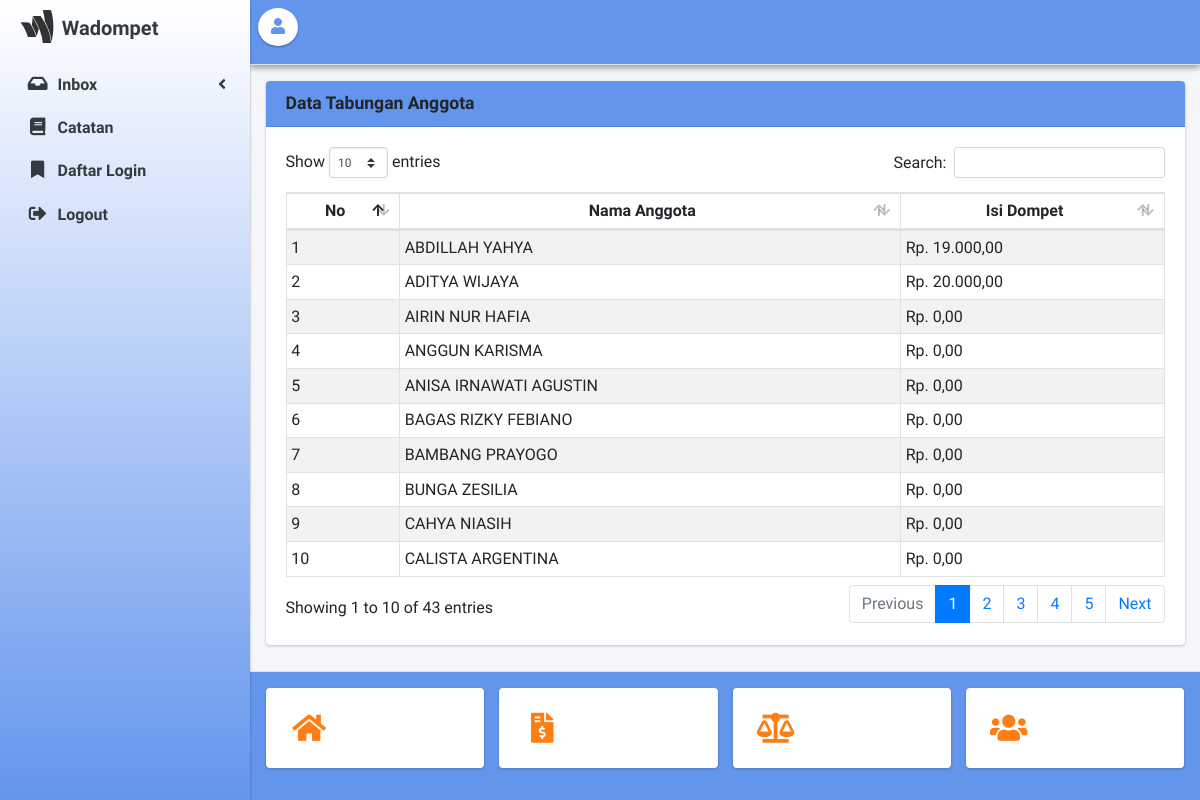
The page /admin.php?page=tabungan (signed in) on the database as committed earlier.
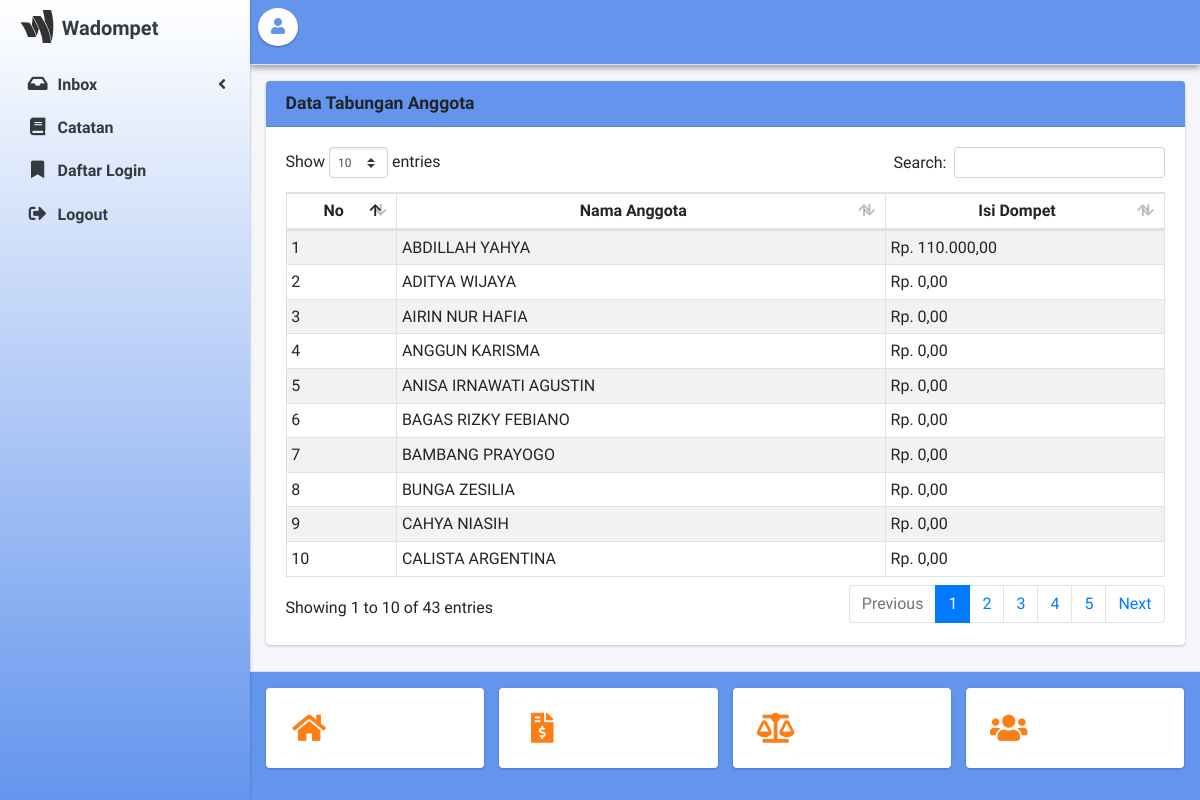
The same page on the database as committed later.
### tables this page shows
CREATE TABLE `dompet_user` (
  `id_dompet` int(10) NOT NULL,
  `id_user` int(10) NOT NULL,
  `isi_dompet` int(10) NOT NULL
);

CREATE TABLE `tb_user` (
  `id_user` int(10) NOT NULL,
  `nama_lengkap` varchar(35) NOT NULL,
  `position` varchar(35) NOT NULL,
  `user` char(15) NOT NULL,
  `pass` varchar(225) NOT NULL,
  `email` varchar(100) NOT NULL,
  `no_whatsapp` varchar(13) NOT NULL,
  `temp_lahir` varchar(50) NOT NULL,
  `tgl_lahir` date NOT NULL,
  `alamat_sekarang` varchar(225) NOT NULL,
  `img_profile` varchar(100) NOT NULL,
  `id_level` int(10) NOT NULL
);

### admin/tabungan.php (the view)
<div class="row">
  <div class="col-sm-12">
  <div class="card">
    <div class="card-header bg-nav">
      <h1 class="card-title text-bold float-left">Data Tabungan Anggota</h1>
    </div>
    <div class="card-body">
      <table id="example1" class="table table-sm table-bordered table-hover table-striped">
        <thead>
          <tr class="text-center">
            <th>No</th>
            <th>Nama Anggota</th>
            <th>Isi Dompet</th>
          </tr>
        </thead>
        <tbody>
          <?php
          $no=1;
          $query = mysqli_query($koneksi, "select nama_lengkap, isi_dompet from tb_user y inner join dompet_user x on x.id_user = y.id_user");
          while ($data = mysqli_fetch_array($query)) {
          ?>
          <tr>
            <td><?= $no++; ?></td>
            <td><?= $data['nama_lengkap']; ?></td>
            <td><?= rupiah($data['isi_dompet']); ?></td>
          </tr>
          <?php }
          ?>
        </tbody>
      </table>
    </div>
  </div>
  </div>
</div>

Rows that differ between the two databases and show on the page:
changed dompet_user "ABDILLAH YAHYA": isi_dompet "Rp. 19.000,00" → "Rp. 110.000,00"
changed dompet_user "ADITYA WIJAYA": isi_dompet "Rp. 20.000,00" → "Rp. 0,00"
